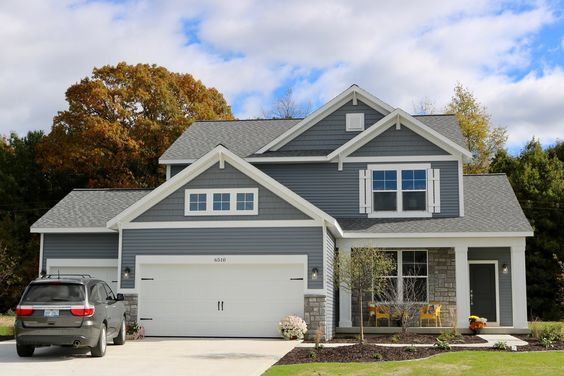
#> input picture data/test/images/eb7c9f4e6d3cd775d7f6d17e12d854c1.jpg, 564 x 376 px
$ jupyter execute --allow-errors predict.ipynb
#> lines starting #> are read from the running program, lines starting #| are printed output that depends on the picture
### model/house_mask.py
import tensorflow as tf
import numpy as np
from model.config import Config
from model.data_provider import DataProvider
from model.base_model_provider import AbstractModelProvider

class HouseMask(object):

    model : tf.keras.Model

    def __init__(self, config : Config, train_data_provider : DataProvider, validation_data_provider : DataProvider, model_provider : AbstractModelProvider):
        self.config = config
        self.train_data_provider = train_data_provider
        self.validation_data_provider = validation_data_provider
        self.model_provider = model_provider
        if(model_provider != None):
            self.model = self.model_provider.get_model(self.config.IMAGE_SIZE, self.config.NUM_CLASSES)

    # [15 lines left out: function train, not called in this run]

    def load_weights(self, file_path):
        self.model.load_weights(file_path)
        return

    def load_model(self, file_path):
        self.model = tf.keras.models.load_model(file_path)
        return

    def predict(self, data):
        val_preds = self.model.predict(data)
        return val_preds

    # [10 lines left out: function prediction_to_mask, not called in this run]


### predict.ipynb
# Init dependency

[cell 1]
import cv2
import numpy as np
from model.house_mask import HouseMask
from model.config import Config
from matplotlib import pyplot as plt
plt.rcParams['figure.figsize'] = [15, 10]

# Load pretrained model

[cell 2]
conf = Config()
model = HouseMask(conf, None, None, None)
model.load_model('info/unet2_150_nval_softmax.h5')
#> (the call stopped at in load_model, `self.model = tf.keras.models.load_model(file_path)`: tensorflow is not available in this run)

# Evaluate model

[cell 3]
img1 = cv2.resize(cv2.cvtColor(cv2.imread('data/test/images/eb7c9f4e6d3cd775d7f6d17e12d854c1.jpg'), cv2.COLOR_BGR2RGB), (256, 256))
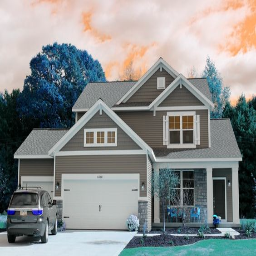
#> img1: shape (256, 256, 3); mean B, G, R 141.1, 141.6, 138.2
img1 = img1/255
img = np.array([ img1 ])
#> (the rest of this cell did not finish here and is left out)


$ run again, with data/test/images/38ffac3ea49bcda06413effae73667f2.jpg copied over data/test/images/eb7c9f4e6d3cd775d7f6d17e12d854c1.jpg
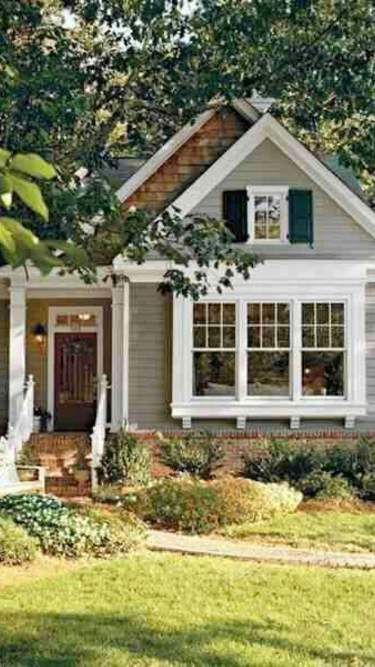
#> input picture data/test/images/38ffac3ea49bcda06413effae73667f2.jpg, 750 x 1333 px (shown at 1/2 size)
#> `img1 = cv2.resize(cv2.cvtColor(cv2.imread('data/test/images/eb7c9f4e6d..`:
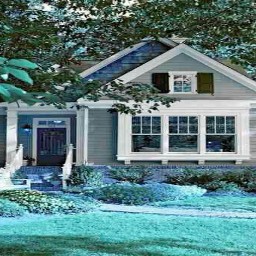
#> img1: shape (256, 256, 3); mean B, G, R 126.6, 126.5, 91.9

$ run again, with data/test/images/8c820db184579321d20469323342a2b7.jpg copied over data/test/images/eb7c9f4e6d3cd775d7f6d17e12d854c1.jpg
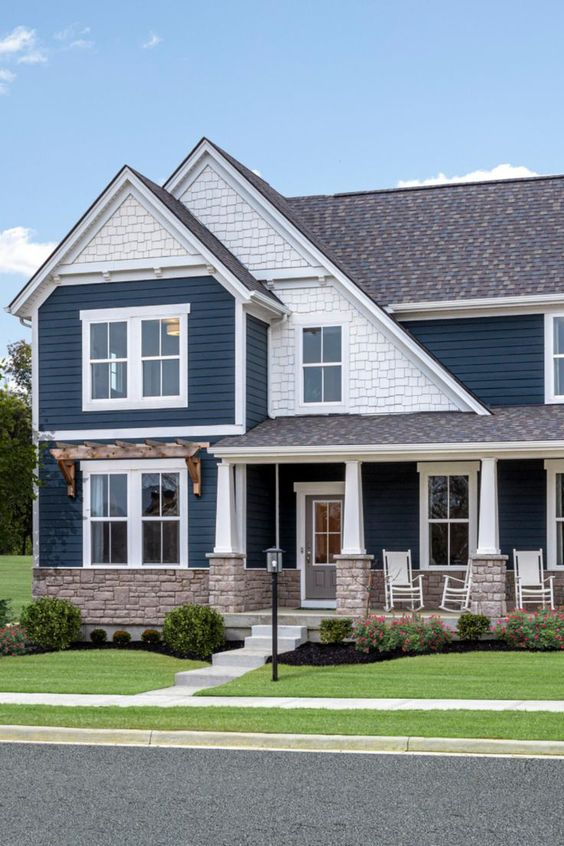
#> input picture data/test/images/8c820db184579321d20469323342a2b7.jpg, 564 x 846 px
#> `img1 = cv2.resize(cv2.cvtColor(cv2.imread('data/test/images/eb7c9f4e6d..`:
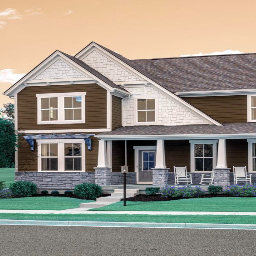
#> img1: shape (256, 256, 3); mean B, G, R 133.3, 145.3, 151

$ run again, with data/test/images/d98e8a3d8d8062eb10a9bbbd9b39966e.jpg copied over data/test/images/eb7c9f4e6d3cd775d7f6d17e12d854c1.jpg
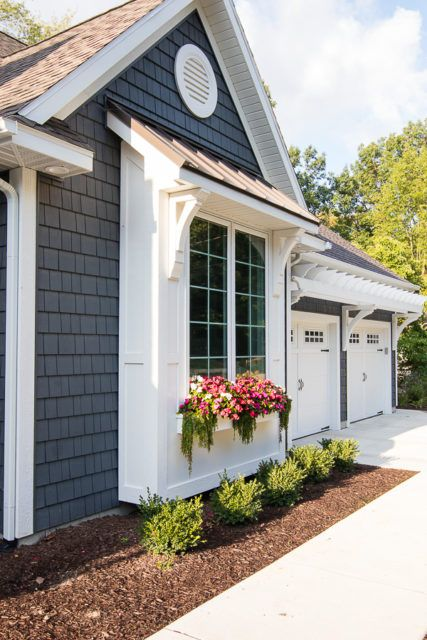
#> input picture data/test/images/d98e8a3d8d8062eb10a9bbbd9b39966e.jpg, 427 x 640 px
#> `img1 = cv2.resize(cv2.cvtColor(cv2.imread('data/test/images/eb7c9f4e6d..`:
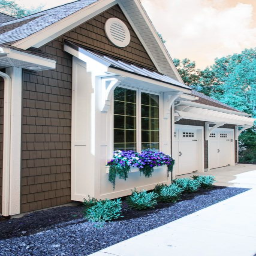
#> img1: shape (256, 256, 3); mean B, G, R 158.9, 154.8, 147.3
